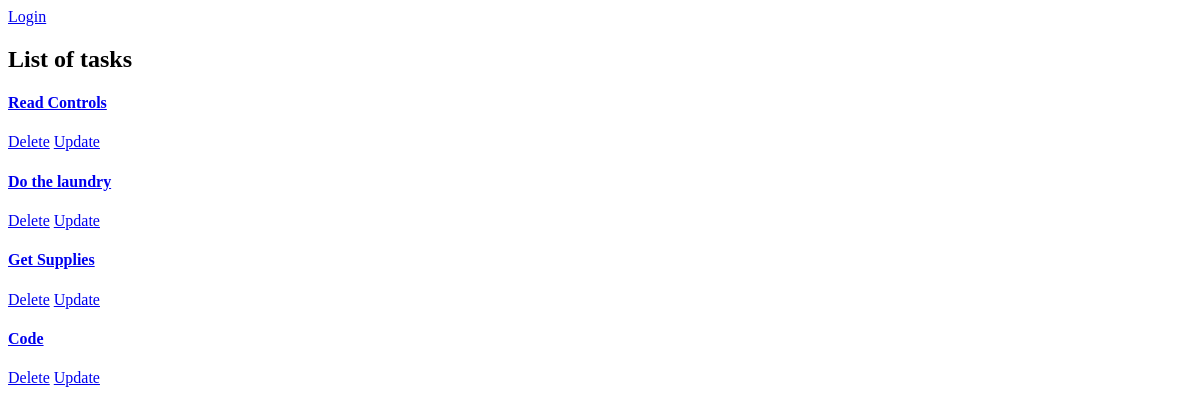
The app's page /, older data.
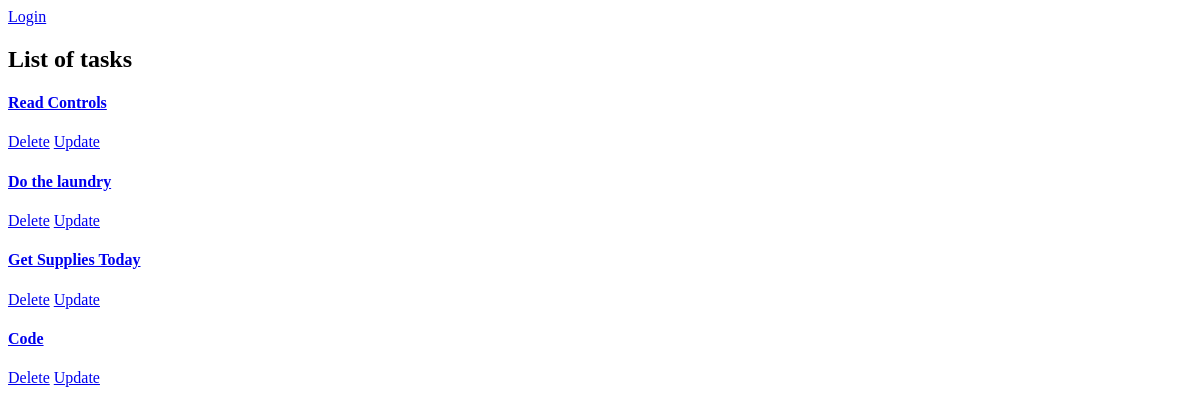
The same page, newer data.
### main/models.py (models this page shows)
class Task(models.Model):
    user = models.ForeignKey(User, on_delete=models.CASCADE, blank=True, null=True)
    title = models.CharField(max_length=50)
    description = models.TextField(blank=True, null=True)
    completed = models.BooleanField(default=False)
    created = models.DateTimeField(auto_now_add=True)
    slug = models.SlugField()
    def __str__(self):
        return self.title
    def get_absolute_url(self):
        return reverse("detail", kwargs={
            'slug': self.slug
        })
    class Meta:
        ordering = ["completed"]

### main/views.py (the view)
# urls.py: path('', TaskView.as_view(), name="home"),
class TaskView(ListView):
    model = Task
    context_object_name = "tasks"

### main/templates/main/task_list.html
{% if request.user.is_authenticated %}
<h5>{{ request.user }}</h5>
<a href="">Logout</a>
{% else %}
<a href="{% url 'login' %}">Login</a>
{% endif %}
<h2>List of tasks</h2>
{% for task in tasks %}
    <h4><a href="{{ task.get_absolute_url }}">{{ task }}</a></h4>
    <a href="{% url 'delete' task.slug %}">Delete</a>
    <a href="{% url 'update' task.slug %}">Update</a>
{% endfor %}

Row changes from the older to the newer data that the page shows:
changed Task: title "Get Supplies" → "Get Supplies Today"
